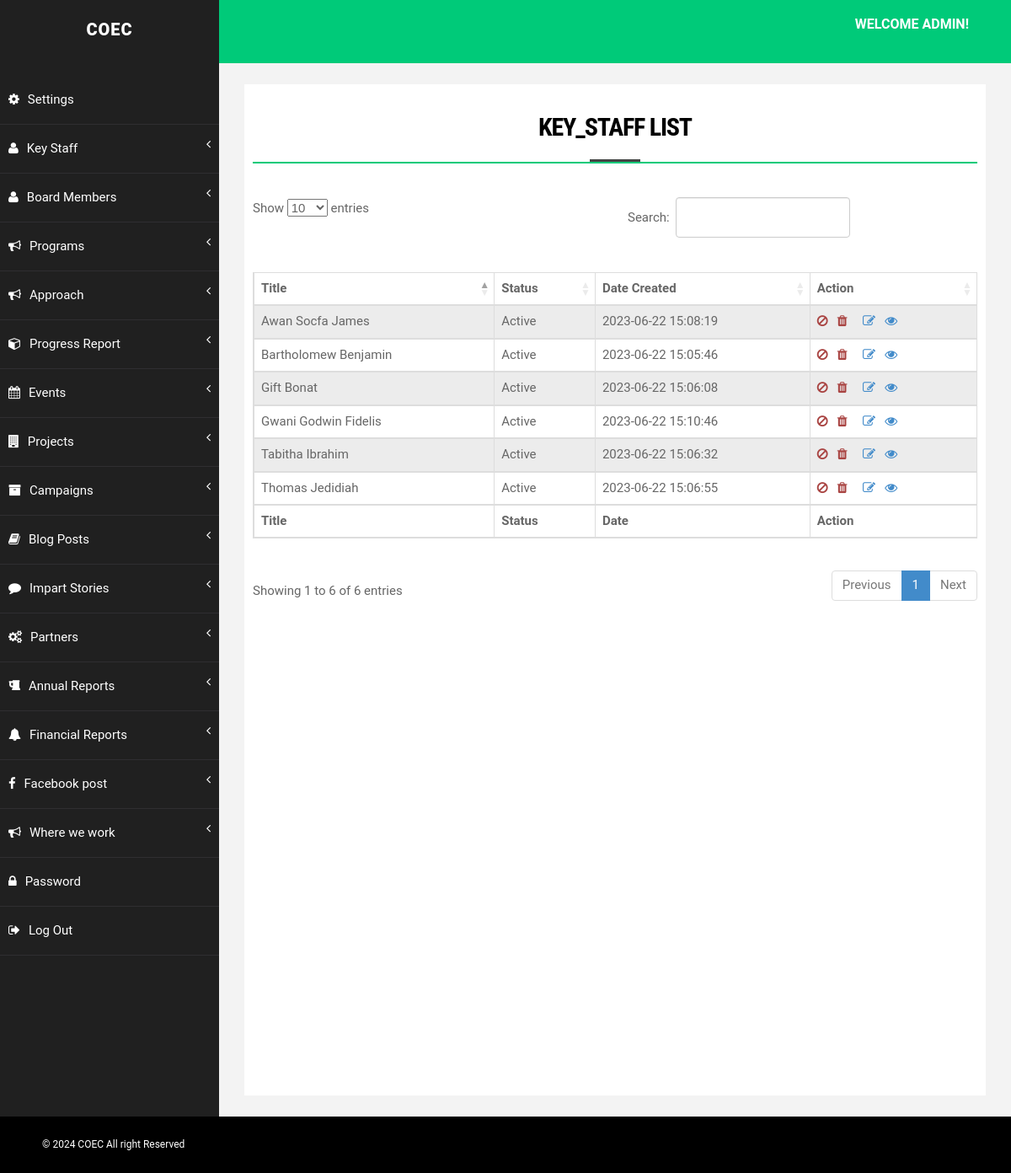
Page /cocec/admincoec/list.php?t=KEY_STAFF&q=TEAM&f=tweds (signed in) on the committed database.
### tables this page shows
CREATE TABLE `content` (
  `id` int(11) NOT NULL,
  `title` varchar(555) DEFAULT NULL,
  `image` varchar(555) DEFAULT NULL,
  `description` text DEFAULT NULL,
  `data1` varchar(555) DEFAULT NULL COMMENT 'date, goal, year, url, role/business',
  `data2` varchar(555) DEFAULT NULL COMMENT 'time, raised, date',
  `data3` varchar(555) DEFAULT NULL COMMENT 'venue',
  `type` varchar(333) DEFAULT NULL,
  `featured` int(11) DEFAULT 0,
  `status` int(11) DEFAULT 1 COMMENT '1 = active, 0 =not active, 2 = disabled',
  `reg_date` timestamp NULL DEFAULT current_timestamp()
);

### cocec/inc/connect.php (called while the page is built, shortened)
<?php session_start();
		class run_query extends connect{
		public function __construct( $query_mlc){
			$this->connect_db = new PDO("mysql:host=$this->host;dbname=$this->db",$this->username,$this->password);
			$this->query_run = $this->connect_db ->query($query_mlc);
			$this->num_rows = $this->query_run->rowCount();
			}
			public	 function result(){
			$this->result =  $this->query_run ->fetch(PDO::FETCH_BOTH);
			return $this->result;
			}
	}
?>

### cocec/admincoec/list.php (the view, shortened to what this page needs)
<?php include('inc/nav.php');
$title_get = $_SESSION['t'];
$query_get = $_SESSION['q'] ;
$edit_link ="#!";
if($query_get == 'EVENT'){
    $edit_link ="edit_event.php";
}elseif($query_get == 'TEAM'){
    $edit_link ="edit_team.php";
}elseif($query_get == 'PROGRAM'){
    $edit_link ="edit_program.php";
}elseif($query_get == 'PROG_REPORT'){
    $edit_link ="edit_prog_report.php";
}elseif($query_get == 'PROJECT'){
    $edit_link ="edit_project.php";
}elseif($query_get == 'CAMPAIGNS'){
    $edit_link ="edit_campaigns.php";
}elseif($query_get == 'BLOG'){
    $edit_link ="edit_blog.php";
}elseif($query_get == 'STORY'){
    $edit_link ="edit_story.php";
}elseif($query_get == 'PARTNER'){
    $edit_link ="edit_partner.php";
}elseif($query_get == 'AN_REPORT'){
    $edit_link ="edit_an_report.php";
}elseif($query_get == 'FIN_REPORT'){
    $edit_link ="edit_fin_report.php";
}elseif($query_get == 'WORK'){
    $edit_link ="edit_testmony.php";
}elseif($query_get == 'TEAM1'){
    $edit_link ="edit_team1.php";
}elseif($query_get == 'APPROACH'){
    $edit_link ="edit_approach.php";
}elseif($query_get == 'FACEBOOK'){
    $edit_link ="edit_facebook.php";
}
?>
        <div id="page-wrapper">
            <div id="page-inner">
                <div class="row">
                    <div class="col-md-12">
                        <h1 class="page-head-line"><?=$title_get;?> LIST</h1>
                    </div>
                </div>
                <div class="row">
                    <div class="col-md-12">
                    <table id="example" class="table table-striped table-bordered table-sm" style="width:100%">
                        <thead>
                            <tr>
                                <th>Title</th>
                                <th>Status </th>
                                <th>Date Created </th>
                                <th>Action</th>
                            </tr>
                        </thead>
                        <tbody>
                        <?php
                            $content = new run_query( "select * from content where type ='$query_get' and status != '0' " );
                            if( $content->num_rows >= 1){
                                while( $content_data =	$content->result() ){
                                extract($content_data);
                                $status_info = "Active";
                                $status_btn = "<a href='#!'
                                onclick=\"if( confirm('Are you sure you want to disable the status of this item: $title?')){ window.location.replace('?d_s=$id'); }\"
                                ><i class='fa fa-ban text-danger' title='disable this item'></i></a>";
                                $featured_n = "";
                            echo"<tr>
                                <td>$title</td>
                                <td>$status_info </td>
                                <td>$reg_date</td>
                                <td>
                                $status_btn &nbsp;
                                <a href='#!'
                                onclick=\"if( confirm('Are you sure you want to delete this item: $title?')){ window.location.replace('?del_s=$id'); }\"
                                ><i class='fa fa-trash text-danger' title='delete this item'></i></a> &nbsp;
                                 $featured_n &nbsp;
                                 <a href='$edit_link?i=$id'><i class='fa fa-edit text-primary' title='Edit item'></i></a> &nbsp;
                                 <a href='$edit_link?i=$id'><i class='fa fa-eye text-primary' title='View Details'></i></a> &nbsp;
                                </td>
                            </tr>";
                                }
                            }
                        ?>
                        </tbody>
                        <tfoot>
                            <tr>
                                <th>Title</th>
                                <th>Status</th>
                                <th>Date</th>
                                <th>Action</th>
                            </tr>
                        </tfoot>
                    </table>
                    </div>
                </div>
            </div>
        </div>
    </div>
   <?php include('inc/footer.php');?>
</body>
</html>

### cocec/admincoec/inc/nav.php (shortened to what this page needs)
<?php include('../inc/connect.php');?>
<!DOCTYPE html>
<html xmlns="http://www.w3.org/1999/xhtml">
<head>
    <link href="assets/css/bootstrap.css" rel="stylesheet" />
    <link href="assets/css/font-awesome.css" rel="stylesheet" />
    <link href="assets/css/basic.css" rel="stylesheet" />
    <link href="assets/css/custom.css" rel="stylesheet" />
    <link rel="stylesheet" href="dropify/css/demo.css">
    <link rel="stylesheet" href="dropify/css/dropify.min.css">
    <link rel="stylesheet" href="https://cdn.datatables.net/1.13.4/css/dataTables.bootstrap5.min.css">
</head>
<body>
    <div id="wrapper">
        <nav class="navbar navbar-default navbar-cls-top " role="navigation" style="margin-bottom: 0">
            <div class="navbar-header">
                <a class="navbar-brand" href="index.php">COEC</a>
            </div>
            <div class="header-right">
               <b>
               WELCOME ADMIN!
               </b>
            </div>
        </nav>
        <nav class="navbar-default navbar-side" role="navigation">
            <div class="sidebar-collapse">
                <ul class="nav" id="main-menu">
                    <li>
                        <a  href="index.php"><i class="fa fa-gear "></i>Settings</a>
                    </li>
                    <li>
                        <a href="#"><i class="fa fa-user "></i>Key Staff <span class="fa arrow"></span></a>
                    </li>
                    <li>
                        <a href="#"><i class="fa fa-user "></i>Board Members <span class="fa arrow"></span></a>
                    </li>
                    <li>
                        <a href="#"><i class="fa fa-bullhorn "></i>Programs <span class="fa arrow"></span></a>
                    </li>
                    <li>
                        <a href="#"><i class="fa fa-bullhorn "></i>Approach <span class="fa arrow"></span></a>
                    </li>
                    <li>
                        <a href="#"><i class="fa fa-cube "></i>Progress Report <span class="fa arrow"></span></a>
                    </li>
                    <li>
                        <a href="#"><i class="fa fa-calendar "></i>Events <span class="fa arrow"></span></a>
                    </li>
                    <li>
                        <a href="#"><i class="fa fa-building "></i>Projects <span class="fa arrow"></span></a>
                    </li>
                    <li>
                        <a href="#"><i class="fa fa-archive "></i>Campaigns <span class="fa arrow"></span></a>
                    </li>
                    <li>
                        <a href="#"><i class="fa fa-book "></i>Blog Posts <span class="fa arrow"></span></a>
                    </li>
                    <li>
                        <a href="#"><i class="fa fa-comment "></i>Impart Stories <span class="fa arrow"></span></a>
                    </li>
                    <li>
                        <a href="#"><i class="fa fa-cogs "></i>Partners  <span class="fa arrow"></span></a>
                    </li>
                    <li>
                        <a href="#"><i class="fa fa-beer "></i>Annual Reports  <span class="fa arrow"></span></a>
                    </li>
                    <li>
                        <a href="#"><i class="fa fa-bell "></i>Financial Reports  <span class="fa arrow"></span></a>
                    </li>
                    <li>
                        <a href="#"><i class="fa fa-facebook "></i>Facebook post <span class="fa arrow"></span></a>
                    </li>
                    <li>
                        <a href="#"><i class="fa fa-bullhorn "></i>Where we work <span class="fa arrow"></span></a>
                    </li>
                    <li>
                        <a  href="password.php"><i class="fa fa-lock "></i>Password</a>
                    </li>
                    <li>
                        <a  href="logout.php"><i class="fa fa-sign-out "></i>Log Out</a>
                    </li>
                </ul>
            </div>
        </nav>

### cocec/admincoec/inc/footer.php (shortened to what this page needs)
<div id="footer-sec">
        &copy; <?=date('Y');?> COEC All right Reserved
    </div>

### cocec/admincoec/assets/css/basic.css (style rules this page uses)
body { font-family: 'Open Sans', sans-serif; line-height:25px; }
#wrapper { width: 100%; background: #202020; }
#page-wrapper { padding: 15px 15px; min-height: 600px; background: #F3F3F3; }
#page-inner { width: 100%; margin: 10px 20px 10px 0px; background-color: #fff!important; padding: 10px; min-height: 1200px; }
.page-head-line { font-size: 30px; text-transform: uppercase; color: #000; font-weight: 800; padding-bottom: 20px; border-bottom: 2px solid #00CA79; margin-bottom: 10px; }
.navbar-cls-top .navbar-brand { color: #fff; background: #202020; width: 260px; text-align: center; height: 75px; font-size: 20px; letter-spacing: 1px; font-weight: 900; padding-top: 25px; text-transform:uppercase; }
.header-right { color: #fff; padding: 15px 50px 5px 50px; float: right; font-size: 16px; }
.arrow { float: right; }
.fa.arrow:before { content: "\f104"; }
.sidebar-collapse, .sidebar-collapse .nav { background: none; }
.sidebar-collapse .nav { padding: 0; }
.sidebar-collapse .nav > li > a { color: #fff; background: #202020; text-shadow: none; padding: 15px 40px; border-bottom: 1px solid #2F2E31; }
.sidebar-collapse > .nav > li > a { padding: 15px 10px; }
.navbar-side { border: none; background-color: #202020; }
.navbar-cls-top { background: #00CA79; border-bottom: none; }
.navbar-default { border: 0px solid black; }
.navbar-header { background: #000000; }
.nav > li > a > i { margin-right: 10px; }
#footer-sec { background-color:#000; padding:20px 50px; color:#fff; font-size:12px; }
@media (min-width:768px) { #page-wrapper { margin: 0 0 0 260px; padding: 15px 30px; min-height: 1200px; } }
@media (min-width:768px) { .navbar-side { z-index: 1; position: absolute; width: 260px; } }
@media (min-width:768px) { .navbar { border-radius: 0px; } }

### cocec/admincoec/dropify/css/demo.css (style rules this page uses)
* { box-sizing: border-box; outline: none; }
*, *::before, *::after, *:before, *:after { -webkit-font-smoothing: antialiased; -moz-osx-font-smoothing: grayscale; }
article, aside, details, figcaption, figure, footer, header, hgroup, main, nav, section, summary { display: block; }
html { font-size: 100%; -ms-text-size-adjust: 100%; -webkit-text-size-adjust: 100%; }
html, button, input, select, textarea { font-family: sans-serif; }
body { margin: 0; }
h1 { font-size: 2em; margin: 0.67em 0; }
b, strong { font-weight: bold; }
dl, menu, ol, ul { margin: 1em 0; }
menu, ol, ul { padding: 0 0 0 40px; }
nav ul, nav ol { list-style: none; list-style-image: none; }
table { border-collapse: collapse; border-spacing: 0; }
.row { margin-left: -15px; margin-right: -15px; *zoom: 1; }
.row:before, .row:after { display: table; content: ""; }
.row:after { clear: both; }
.col-xs-1, .col-xs-2, .col-xs-3, .col-xs-4, .col-xs-5, .col-xs-6, .col-xs-7, .col-xs-8, .col-xs-9, .col-xs-10, .col-xs-11, .col-xs-12, .col-sm-1, .col-sm-2, .col-sm-3, .col-sm-4, .col-sm-5, .col-sm-6, .col-sm-7, .col-sm-8, .col-sm-9, .col-sm-10, .col-sm-11, .col-sm-12, .col-md-1, .col-md-2, .col-md-3, .col-md-4, .col-md-5, .col-md-6, .col-md-7, .col-md-8, .col-md-9, .col-md-10, .col-md-11, .col-md-12, .col-lg-1, .col-lg-2, .col-lg-3, .col-lg-4, .col-lg-5, .col-lg-6, .col-lg-7, .col-lg-8, .col-lg-9, .col-lg-10, .col-lg-11, .col-lg-12 { position: relative; min-height: 1px; padding-left: 15px; padding-right: 15px; padding-bottom: 30px; }
@media (min-width: 992px) { .col-md-12 { width: 100%; } }
a, a:visited { color: #666; text-decoration: none; }
h1, h2, h3, h4 { font-family: "Roboto Condensed", "Helvetica Neue", "Helvetica"; font-weight: 400; line-height: 1.4; color: #444; letter-spacing: -0.04em; }
h1, h2, h3, h4 { margin-top: 20px; margin-bottom: 10px; }
h1 { font-size: 30px; text-transform: uppercase; text-align: center; margin-bottom: 25px; position: relative; padding: 0 0 20px 0; }
h1::after { content: ''; position: absolute; width: 60px; height: 3px; background-color: #444; left: 50%; -webkit-transform: translateX(-50%); transform: translateX(-50%); bottom: 0; }
body { background: #F8F8F8; font-family: "Roboto", "Helvetica Neue", "Helvetica"; font-size: 15px; line-height: 27px; color: #666; }

### rows in the picture
content: title "Bartholomew Benjamin", status_info "Active", reg_date "2023-06-22 15:05:46"
content: title "Gift Bonat", status_info "Active", reg_date "2023-06-22 15:06:08"
content: title "Tabitha Ibrahim", status_info "Active", reg_date "2023-06-22 15:06:32"
content: title "Thomas Jedidiah", status_info "Active", reg_date "2023-06-22 15:06:55"
content: title "Awan Socfa James", status_info "Active", reg_date "2023-06-22 15:08:19"
content: title "Gwani Godwin Fidelis", status_info "Active", reg_date "2023-06-22 15:10:46"

### other values in the picture
$title_get "KEY_STAFF"
